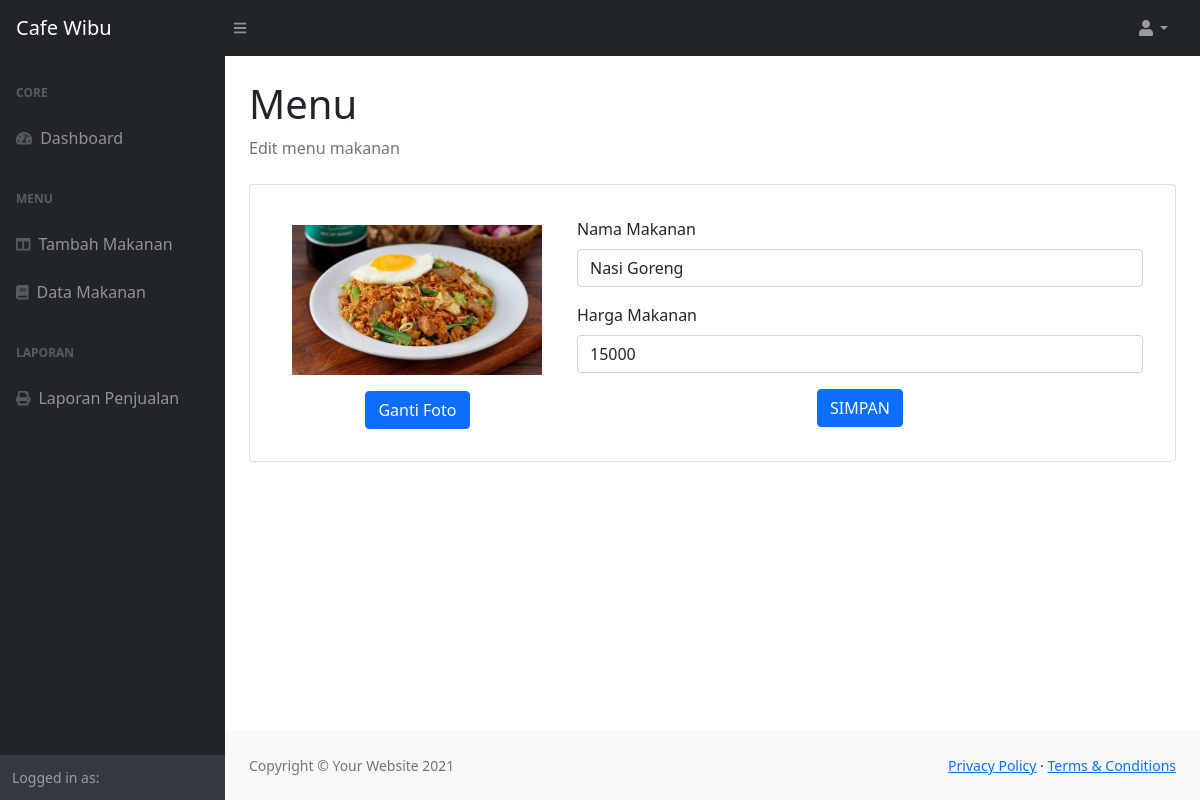
The page /menu/edit/3 on the database its author committed.
### tables this page shows
CREATE TABLE `menu` (
  `id` int(11) NOT NULL,
  `nama` varchar(250) NOT NULL,
  `harga` bigint(20) NOT NULL,
  `status` varchar(11) NOT NULL,
  `foto` varchar(255) NOT NULL
);

### application/controllers/Menu.php (called while the page is built, shortened)
<?php
class Menu extends CI_Controller
{
    public function __construct()
    {
        $this->load->library('form_validation');
        $this->load->model('menu_model');
    }
    public function edit($id)
    {
        $data['makanan'] = $this->menu_model->getMakananById($id);
        $this->load->view('menu/edit', $data);
    }
}

### index.php (called while the page is built, shortened)
<?php
require_once BASEPATH.'core/CodeIgniter.php';

### application/models/Menu_model.php (called while the page is built, shortened)
<?php
class Menu_model extends CI_Model
{
    public function getMakananById($id)
    {
        return $this->db->get_where('menu', ['id' => $id])->row();
    }
}

### application/views/menu/edit.php (the view, shortened to what this page needs)
<div class="container-fluid px-4">
    <h1 class="mt-4">Menu</h1>
    <ol class="breadcrumb mb-4">
        <li class="breadcrumb-item active">Edit menu makanan</li>
    </ol>
    <div class="card p-3">
        <div class="card-body">
            <div class="row">
                <div class="col-4">
                    <div class="text-center mt-2">
                        <img width="250px" src="<?= base_url('assets/foto/' . $makanan->foto) ?>" alt="">
                        <button data-bs-toggle="modal" data-bs-target="#foto" class="mt-3 btn btn-primary">Ganti Foto</button>
                    </div>
                </div>
                <div class="col-8">
                    <form method="post" action="<?= base_url('menu/updateMenu') ?>">
                        <div class="mb-3">
                            <label for="nama" class="form-label">Nama Makanan</label>
                            <input name="nama" value="<?= $makanan->nama ?>" type="text" class="form-control" id="nama" placeholder="Masukan nama makanan">
                        </div>
                        <div class="mb-3">
                            <label for="harga" class="form-label">Harga Makanan</label>
                            <input name="harga" value="<?= $makanan->harga ?>" type="number" class="form-control" id="harga" placeholder="Masukan harga makanan">
                        </div>
                        <div class="text-center">
                            <button type="submit" class="btn btn-primary">SIMPAN</button>
                        </div>
                    </form>
                </div>
            </div>
        </div>
    </div>
</div>

### rows shown on the page
menu: foto (picture), nama "Nasi Goreng", harga "15000"
